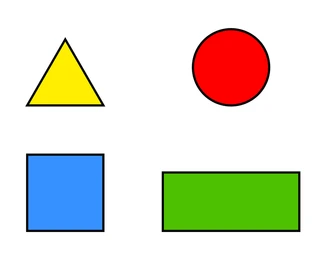
#> input picture 4shapes.png, 325 x 263 px, found by its file name
$ python 'Edge Based Feature detection using Canny algorithm.py'
#> lines starting #> are read from the running program, lines starting #| are printed output that depends on the picture; after the words box and inside, x2 and y2 are one past the last pixel; in counts of white or black regions, pixels touching at a corner belong together
#Pract6:- Various Image Retrieval Techniques
#Create Python code for demonstrating techniques for Feature Detection in an Image.

#Edge Based Feature detection using Canny algorithm.
import cv2
import matplotlib.pyplot as plt

# Load image and convert to grayscale
img = cv2.imread(r"D:\Ruchita\Information_Technology\MSC-IT(CC)\SEM2\Practicals\4shapes.png", cv2.IMREAD_GRAYSCALE)
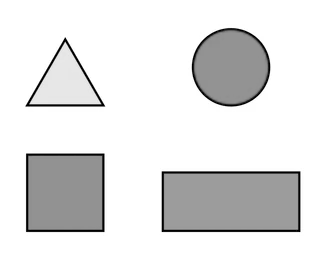
#> img: shape (263, 325); min 0, max 255, mean 225.5

# Extract edges using Canny
edges = cv2.Canny(img, threshold1=100, threshold2=200)
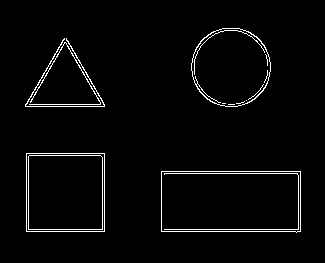
#> edges: shape (263, 325); 2.7% white in thin lines or dots, all inside (x1, y1, x2, y2) = (25, 28, 301, 233)

# Show result
plt.imshow(edges, cmap='gray')
plt.title('Canny Edge Features')
plt.axis('off')
plt.show()
